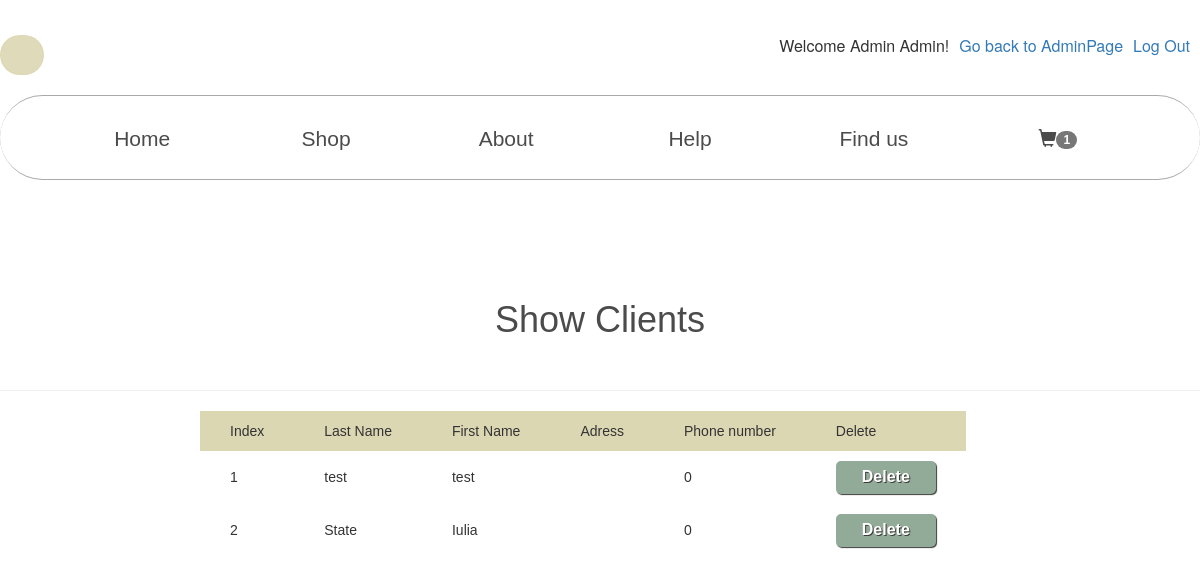
Page /clients.php (signed in) on the committed database.
### tables this page shows
CREATE TABLE `utilizator` (
  `id` int(250) NOT NULL,
  `nume` varchar(250) NOT NULL,
  `prenume` varchar(250) NOT NULL,
  `adresa` varchar(250) NOT NULL,
  `telefon` int(250) NOT NULL,
  `username` varchar(250) NOT NULL,
  `password` varchar(250) NOT NULL,
  `admin` int(250) NOT NULL
);

### htdocs/clients.php (the view, shortened to what this page needs)
<!DOCTYPE html>
<html>
<head>
	<link type="text/css" rel="stylesheet" href="stil.css"/>
	<link href = "css/bootstrap.min.css" rel = "stylesheet">
</head>
<body>
	<div id="container">
		<div id="nav">
			<?php
			if(isset($_SESSION['utilizator']))
			{
				echo "<p><a href=logout.php>Log Out</a></p>";
				echo "<p><a href=adminpage.php>Go back to AdminPage</a></p>";
			if($_SESSION['utilizator'] == 1){
				if(isset($_SESSION['nume'])){
					echo "<p>Welcome ".$_SESSION['nume']."! </p> ";
				}
				}
			else{
				if($_SESSION['utilizator'] == 0)
				{
					header("location: index.php");
				}
				}
				}
			?>
			<form id="search">
			<input type="text" name="search" tabindex="1">
			</form>
		</div>
		<div id="navbar1">
			<?php include "meniu.php"; ?>
		</div>
		<div id="content">
			<div id="edit1">
			<h1>Show Clients</h1><hr>
			<table>
			<tr><td>Index</td>
				<td>Last Name</td>
				<td>First Name</td>
				<td>Adress</td>
				<td>Phone number</td>
				<td>Delete</td>
			</tr>
			<?php
			include "connect.php";
			$sql="SELECT * FROM utilizator WHERE admin=0";
			$rez=mysqli_query($conn,$sql);
			$i=1;
			while($row = mysqli_fetch_array($rez)){
			echo "<tr><td><input type=hidden name=idu value='".$row['id']."'>".$i."</td>
					  <td>".$row['nume']."</td>
					  <td>".$row['prenume']."</td>
					  <td>".$row['adresa']."</td>
				 	  <td>".$row['telefon']."</td>
					  <td><a href=deleteutil.php?idu=".$row['id'].">Delete</a></td></tr>";
			$i++;
			}
			?>
			</table>
			</div>
		</div>
	</div>
</body>

### htdocs/stil.css (style rules this page uses)
* { margin: 0px; padding: 0px; }
form#search { padding-top: 20px; }
#search input[type=text] { margin: 0px; border: 1px solid; border-color: rgba(220, 215, 179, 0.9); border-radius: 50px; height: 40px; width: 40px; outline: none; font-size: small; font-family: Verdana, Geneva, sans-serif; transition: 1s; transition-timing-function: ease-out; background: rgba(220, 215, 179, 0.9) url(http://static.tumblr.com/ftv85bp/MIXmud4tx/search-icon.png) no-repeat 11px center; cursor: pointer; padding: 19px 10px 19px 32px; }
#container { margin: 15px auto; width: 1200px; }
#nav { width: 1200px; height: 70px; margin-bottom: 10px; }
#nav p { float: right; font-size: medium; padding-top: 20px; padding-bottom: 10px; padding-right: 10px; }
#navbar1 { width: 1200px; height: 85px; text-align: center; border-top: solid 1px #A9A9A9; border-bottom: solid 1px #A9A9A9; border-radius: 50px; }
#content { font-family: Verdana, Geneva, sans-serif; width: 1200px; padding-top: 100px; padding-bottom: 100px; }
#content h1 { margin-bottom: 50px; text-align: center; color: #4B4B4B; }
table { margin-left: 200px; margin-right: 200px; }
table tr td { padding: 10px 30px; }
table tr:nth-child(1) { background-color:#DCD7B3; }
#edit1 a { display: block; width: 100px; height: 33px; background-color: #92AB98; border-radius: 5px; box-shadow: 1px 1px 1px #3C3C3A; text-decoration: none; }
#edit1 td a { text-align: center; padding: 5px 0px; font-size: medium; font-weight: bold; color: white; text-shadow: 1px 1px #3C3C3A; }

### rows in the picture
utilizator: nume "test", prenume "test", telefon "0"
utilizator: nume "State", prenume "Iulia", telefon "0"

### other values in the picture
$_SESSION['nume'] "Admin Admin"
$count "1"
